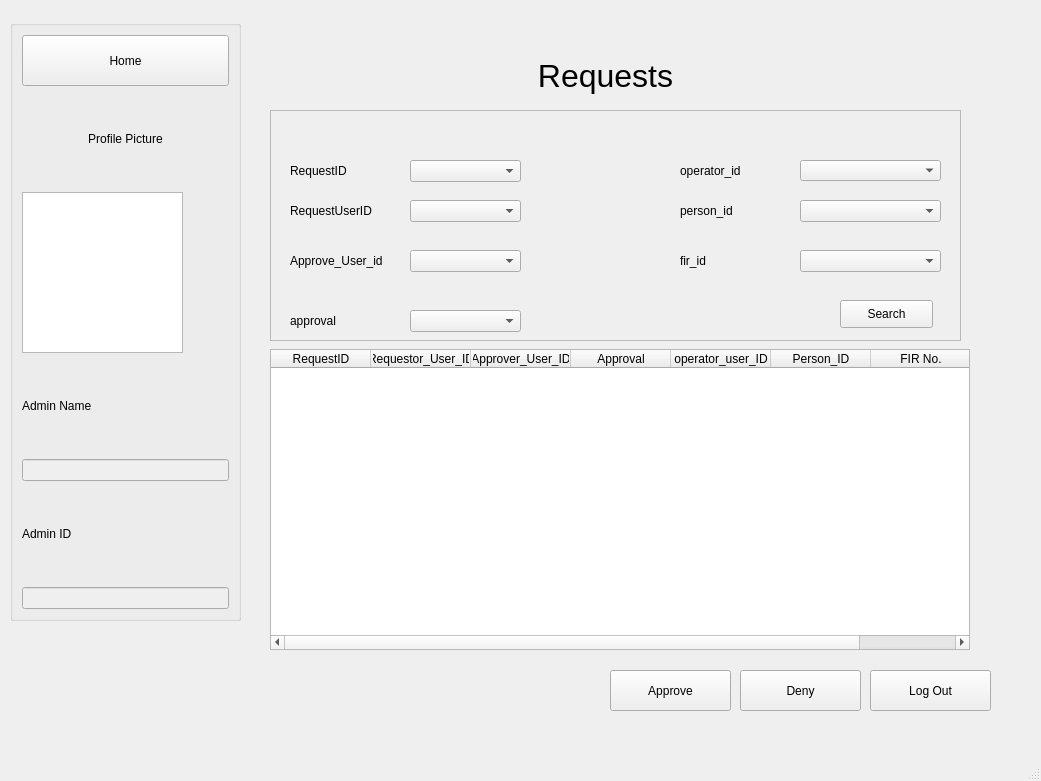
<?xml version="1.0" encoding="UTF-8"?>
<ui version="4.0">
 <class>MainWindow</class>
 <widget class="QMainWindow" name="MainWindow">
  <property name="geometry">
   <rect>
    <x>0</x>
    <y>0</y>
    <width>1041</width>
    <height>781</height>
   </rect>
  </property>
  <property name="windowTitle">
   <string>MainWindow</string>
  </property>
  <widget class="QWidget" name="centralwidget">
   <widget class="QLabel" name="label">
    <property name="geometry">
     <rect>
      <x>460</x>
      <y>40</y>
      <width>291</width>
      <height>71</height>
     </rect>
    </property>
    <property name="font">
     <font>
      <pointsize>24</pointsize>
     </font>
    </property>
    <property name="text">
     <string>Requests</string>
    </property>
    <property name="alignment">
     <set>Qt::AlignCenter</set>
    </property>
   </widget>
   <widget class="QGroupBox" name="groupBox">
    <property name="geometry">
     <rect>
      <x>10</x>
      <y>20</y>
      <width>231</width>
      <height>601</height>
     </rect>
    </property>
    <property name="title">
     <string/>
    </property>
    <layout class="QVBoxLayout" name="verticalLayout_groupBox">
     <item>
      <widget class="QPushButton" name="home_button">
       <property name="minimumSize">
        <size>
         <width>161</width>
         <height>51</height>
        </size>
       </property>
       <property name="text">
        <string>Home</string>
       </property>
      </widget>
     </item>
     <item>
      <widget class="QLabel" name="label_2">
       <property name="text">
        <string>Profile Picture</string>
       </property>
       <property name="alignment">
        <set>Qt::AlignCenter</set>
       </property>
      </widget>
     </item>
     <item>
      <widget class="QGraphicsView" name="graphicsView">
       <property name="minimumSize">
        <size>
         <width>161</width>
         <height>161</height>
        </size>
       </property>
       <property name="maximumSize">
        <size>
         <width>161</width>
         <height>161</height>
        </size>
       </property>
      </widget>
     </item>
     <item>
      <widget class="QLabel" name="label_3">
       <property name="text">
        <string>Admin Name</string>
       </property>
      </widget>
     </item>
     <item>
      <widget class="QLineEdit" name="lineEdit">
       <property name="enabled">
        <bool>false</bool>
       </property>
       <property name="minimumSize">
        <size>
         <width>113</width>
         <height>22</height>
        </size>
       </property>
      </widget>
     </item>
     <item>
      <widget class="QLabel" name="label_4">
       <property name="text">
        <string>Admin ID</string>
       </property>
      </widget>
     </item>
     <item>
      <widget class="QLineEdit" name="lineEdit_2">
       <property name="enabled">
        <bool>false</bool>
       </property>
       <property name="minimumSize">
        <size>
         <width>113</width>
         <height>22</height>
        </size>
       </property>
      </widget>
     </item>
    </layout>
   </widget>
   <widget class="QWidget" name="buttonsWidget">
    <property name="geometry">
     <rect>
      <x>270</x>
      <y>349</y>
      <width>700</width>
      <height>301</height>
     </rect>
    </property>
    <layout class="QGridLayout" name="gridLayout_buttons">
     <item row="1" column="0">
      <layout class="QGridLayout" name="gridLayout">
       <item row="0" column="0">
        <widget class="QTableWidget" name="request_table">
         <column>
          <property name="text">
           <string>RequestID</string>
          </property>
         </column>
         <column>
          <property name="text">
           <string>Requestor_User_ID</string>
          </property>
         </column>
         <column>
          <property name="text">
           <string>Approver_User_ID</string>
          </property>
         </column>
         <column>
          <property name="text">
           <string>Approval</string>
          </property>
         </column>
         <column>
          <property name="text">
           <string>operator_user_ID</string>
          </property>
         </column>
         <column>
          <property name="text">
           <string>Person_ID</string>
          </property>
         </column>
         <column>
          <property name="text">
           <string>FIR No.</string>
          </property>
         </column>
        </widget>
       </item>
      </layout>
     </item>
    </layout>
   </widget>
   <widget class="QPushButton" name="logout_button">
    <property name="geometry">
     <rect>
      <x>870</x>
      <y>670</y>
      <width>121</width>
      <height>41</height>
     </rect>
    </property>
    <property name="text">
     <string>Log Out</string>
    </property>
   </widget>
   <widget class="QPushButton" name="approve_button">
    <property name="geometry">
     <rect>
      <x>610</x>
      <y>670</y>
      <width>121</width>
      <height>41</height>
     </rect>
    </property>
    <property name="text">
     <string>Approve</string>
    </property>
   </widget>
   <widget class="QPushButton" name="deny_button">
    <property name="geometry">
     <rect>
      <x>740</x>
      <y>670</y>
      <width>121</width>
      <height>41</height>
     </rect>
    </property>
    <property name="text">
     <string>Deny</string>
    </property>
   </widget>
   <widget class="QFrame" name="frame">
    <property name="geometry">
     <rect>
      <x>270</x>
      <y>110</y>
      <width>691</width>
      <height>231</height>
     </rect>
    </property>
    <property name="frameShape">
     <enum>QFrame::StyledPanel</enum>
    </property>
    <property name="frameShadow">
     <enum>QFrame::Raised</enum>
    </property>
    <widget class="QComboBox" name="request_combo">
     <property name="geometry">
      <rect>
       <x>140</x>
       <y>50</y>
       <width>111</width>
       <height>22</height>
      </rect>
     </property>
    </widget>
    <widget class="QLabel" name="label_5">
     <property name="geometry">
      <rect>
       <x>20</x>
       <y>50</y>
       <width>101</width>
       <height>21</height>
      </rect>
     </property>
     <property name="text">
      <string>RequestID</string>
     </property>
    </widget>
    <widget class="QComboBox" name="request_user_id_combo">
     <property name="geometry">
      <rect>
       <x>140</x>
       <y>90</y>
       <width>111</width>
       <height>22</height>
      </rect>
     </property>
    </widget>
    <widget class="QComboBox" name="approve_user_id_combo">
     <property name="geometry">
      <rect>
       <x>140</x>
       <y>140</y>
       <width>111</width>
       <height>22</height>
      </rect>
     </property>
    </widget>
    <widget class="QComboBox" name="approval">
     <property name="geometry">
      <rect>
       <x>140</x>
       <y>200</y>
       <width>111</width>
       <height>22</height>
      </rect>
     </property>
    </widget>
    <widget class="QComboBox" name="operator_id_combo">
     <property name="geometry">
      <rect>
       <x>530</x>
       <y>50</y>
       <width>141</width>
       <height>21</height>
      </rect>
     </property>
    </widget>
    <widget class="QComboBox" name="person_id_combo">
     <property name="geometry">
      <rect>
       <x>530</x>
       <y>90</y>
       <width>141</width>
       <height>22</height>
      </rect>
     </property>
    </widget>
    <widget class="QComboBox" name="fir_id_combo">
     <property name="geometry">
      <rect>
       <x>530</x>
       <y>140</y>
       <width>141</width>
       <height>22</height>
      </rect>
     </property>
    </widget>
    <widget class="QLabel" name="label_6">
     <property name="geometry">
      <rect>
       <x>20</x>
       <y>90</y>
       <width>101</width>
       <height>21</height>
      </rect>
     </property>
     <property name="text">
      <string>RequestUserID</string>
     </property>
    </widget>
    <widget class="QLabel" name="label_7">
     <property name="geometry">
      <rect>
       <x>20</x>
       <y>140</y>
       <width>101</width>
       <height>21</height>
      </rect>
     </property>
     <property name="text">
      <string>Approve_User_id</string>
     </property>
    </widget>
    <widget class="QLabel" name="label_8">
     <property name="geometry">
      <rect>
       <x>20</x>
       <y>200</y>
       <width>101</width>
       <height>21</height>
      </rect>
     </property>
     <property name="text">
      <string>approval</string>
     </property>
    </widget>
    <widget class="QLabel" name="label_9">
     <property name="geometry">
      <rect>
       <x>410</x>
       <y>50</y>
       <width>101</width>
       <height>21</height>
      </rect>
     </property>
     <property name="text">
      <string>operator_id</string>
     </property>
    </widget>
    <widget class="QLabel" name="label_10">
     <property name="geometry">
      <rect>
       <x>410</x>
       <y>90</y>
       <width>101</width>
       <height>21</height>
      </rect>
     </property>
     <property name="text">
      <string>person_id</string>
     </property>
    </widget>
    <widget class="QLabel" name="label_11">
     <property name="geometry">
      <rect>
       <x>410</x>
       <y>140</y>
       <width>101</width>
       <height>21</height>
      </rect>
     </property>
     <property name="text">
      <string>fir_id</string>
     </property>
    </widget>
    <widget class="QPushButton" name="search_button">
     <property name="geometry">
      <rect>
       <x>570</x>
       <y>190</y>
       <width>93</width>
       <height>28</height>
      </rect>
     </property>
     <property name="text">
      <string>Search</string>
     </property>
    </widget>
   </widget>
  </widget>
  <widget class="QMenuBar" name="menubar">
   <property name="geometry">
    <rect>
     <x>0</x>
     <y>0</y>
     <width>1041</width>
     <height>26</height>
    </rect>
   </property>
  </widget>
  <widget class="QStatusBar" name="statusbar"/>
 </widget>
 <resources/>
 <connections/>
</ui>
